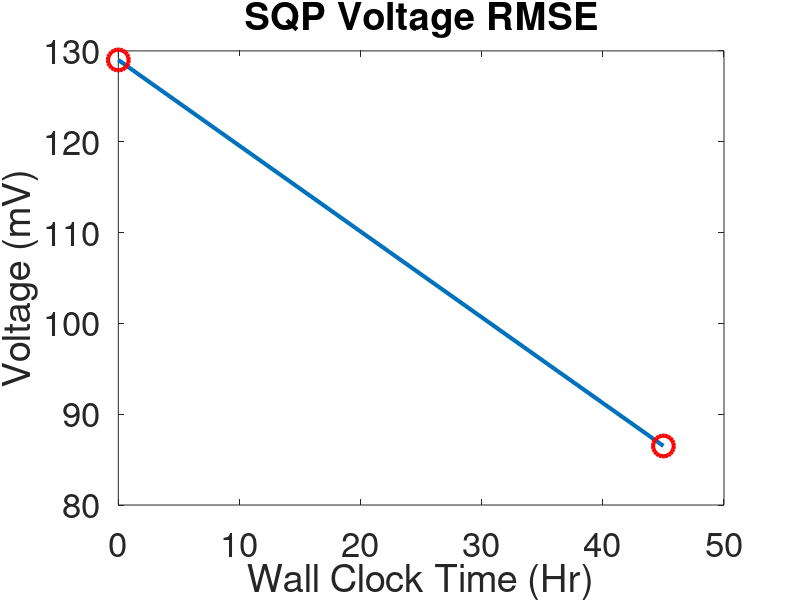

MATLAB code to generate this figure:
fs = 25;

error = [129; 86.5]; %mV
time = [0; 45]; % hours

figure('Position', [100 100 900 700])
plot(time,error,'-o','LineWidth',3,'MarkerSize',15,'MarkerEdgeColor','r');
title('SQP Voltage RMSE');
xlabel('Wall Clock Time (Hr)')
ylabel('Voltage (mV)')
set(gca,'Fontsize',fs)
